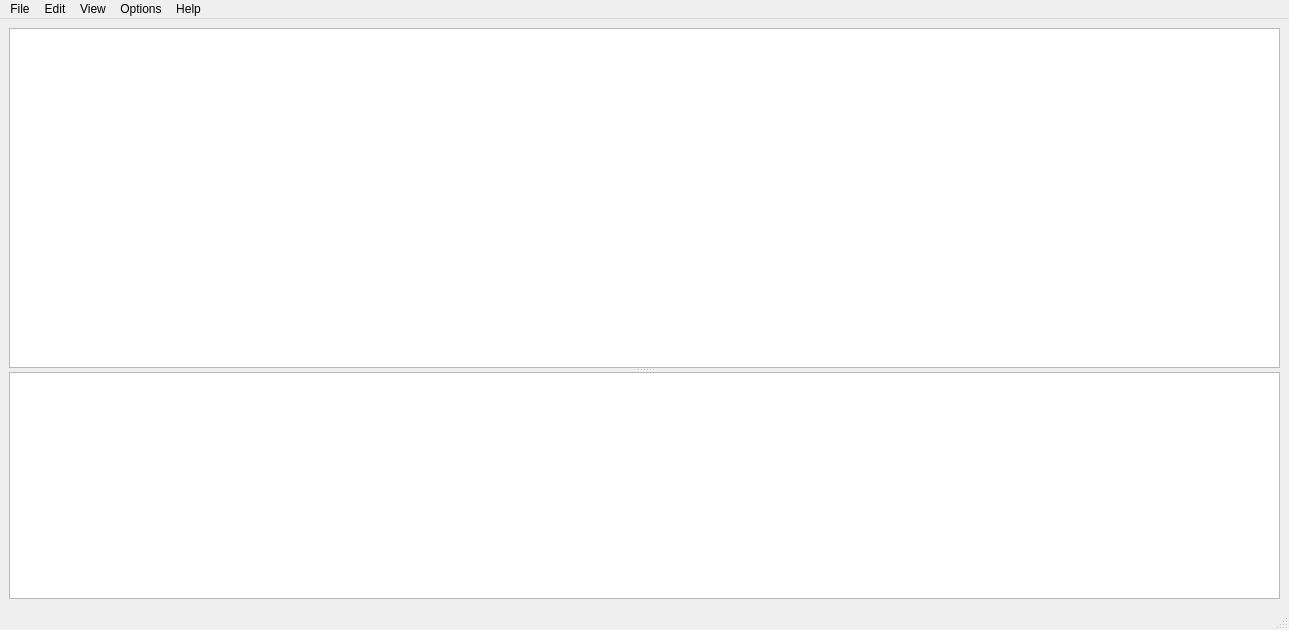
<?xml version="1.0" encoding="UTF-8"?>
<ui version="4.0">
 <class>MainWindow</class>
 <widget class="QMainWindow" name="MainWindow">
  <property name="geometry">
   <rect>
    <x>0</x>
    <y>0</y>
    <width>1289</width>
    <height>630</height>
   </rect>
  </property>
  <property name="windowTitle">
   <string>MainWindow</string>
  </property>
  <widget class="QWidget" name="centralwidget">
   <layout class="QVBoxLayout" name="verticalLayout">
    <item>
     <widget class="QSplitter" name="splitter">
      <property name="orientation">
       <enum>Qt::Vertical</enum>
      </property>
      <widget class="QTableWidget" name="tableWidget">
       <property name="minimumSize">
        <size>
         <width>1200</width>
         <height>340</height>
        </size>
       </property>
       <property name="font">
        <font>
         <family>Consolas</family>
         <pointsize>11</pointsize>
         <weight>75</weight>
         <bold>true</bold>
        </font>
       </property>
      </widget>
      <widget class="QTextEdit" name="textEdit">
       <property name="minimumSize">
        <size>
         <width>1200</width>
         <height>210</height>
        </size>
       </property>
       <property name="font">
        <font>
         <family>Consolas</family>
         <pointsize>11</pointsize>
         <weight>75</weight>
         <bold>true</bold>
        </font>
       </property>
      </widget>
     </widget>
    </item>
   </layout>
  </widget>
  <widget class="QMenuBar" name="menubar">
   <property name="geometry">
    <rect>
     <x>0</x>
     <y>0</y>
     <width>1289</width>
     <height>26</height>
    </rect>
   </property>
   <widget class="QMenu" name="menuFile">
    <property name="title">
     <string>File</string>
    </property>
   </widget>
   <widget class="QMenu" name="menuEdit">
    <property name="title">
     <string>Edit</string>
    </property>
   </widget>
   <widget class="QMenu" name="menuView">
    <property name="title">
     <string>View</string>
    </property>
   </widget>
   <widget class="QMenu" name="menuOptions">
    <property name="title">
     <string>Options</string>
    </property>
   </widget>
   <widget class="QMenu" name="menuHelp">
    <property name="title">
     <string>Help</string>
    </property>
   </widget>
   <addaction name="menuFile"/>
   <addaction name="menuEdit"/>
   <addaction name="menuView"/>
   <addaction name="menuOptions"/>
   <addaction name="menuHelp"/>
  </widget>
  <widget class="QStatusBar" name="statusbar"/>
 </widget>
 <resources/>
 <connections/>
</ui>
